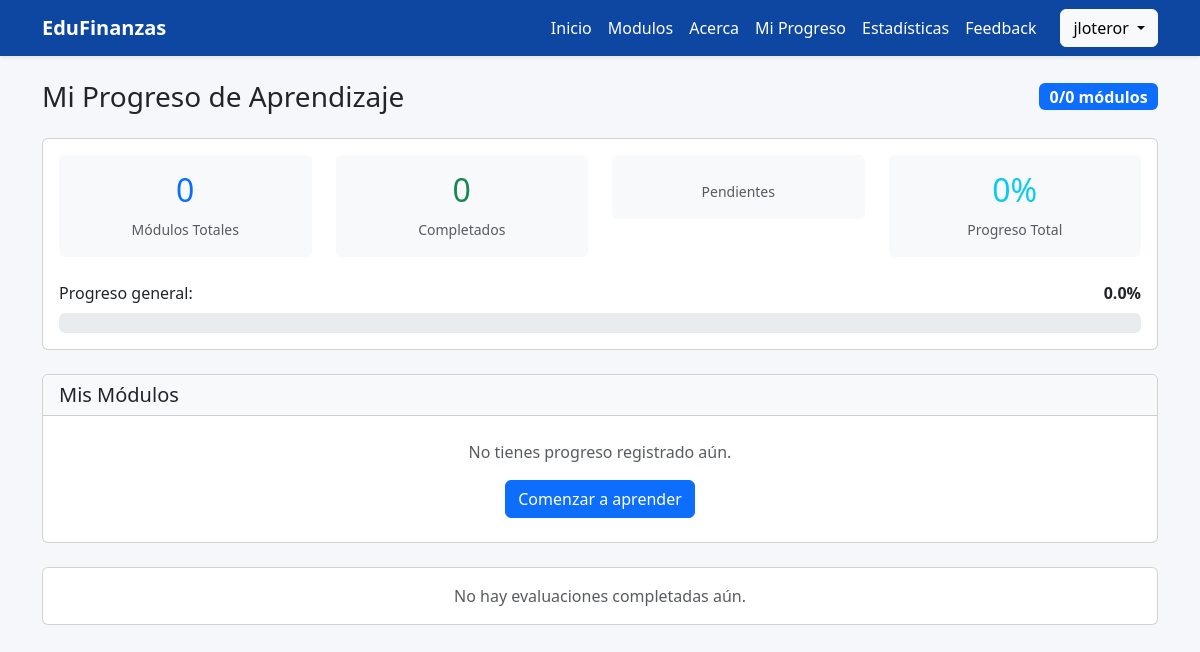
The page /progreso/ (signed in) on the database as committed earlier.
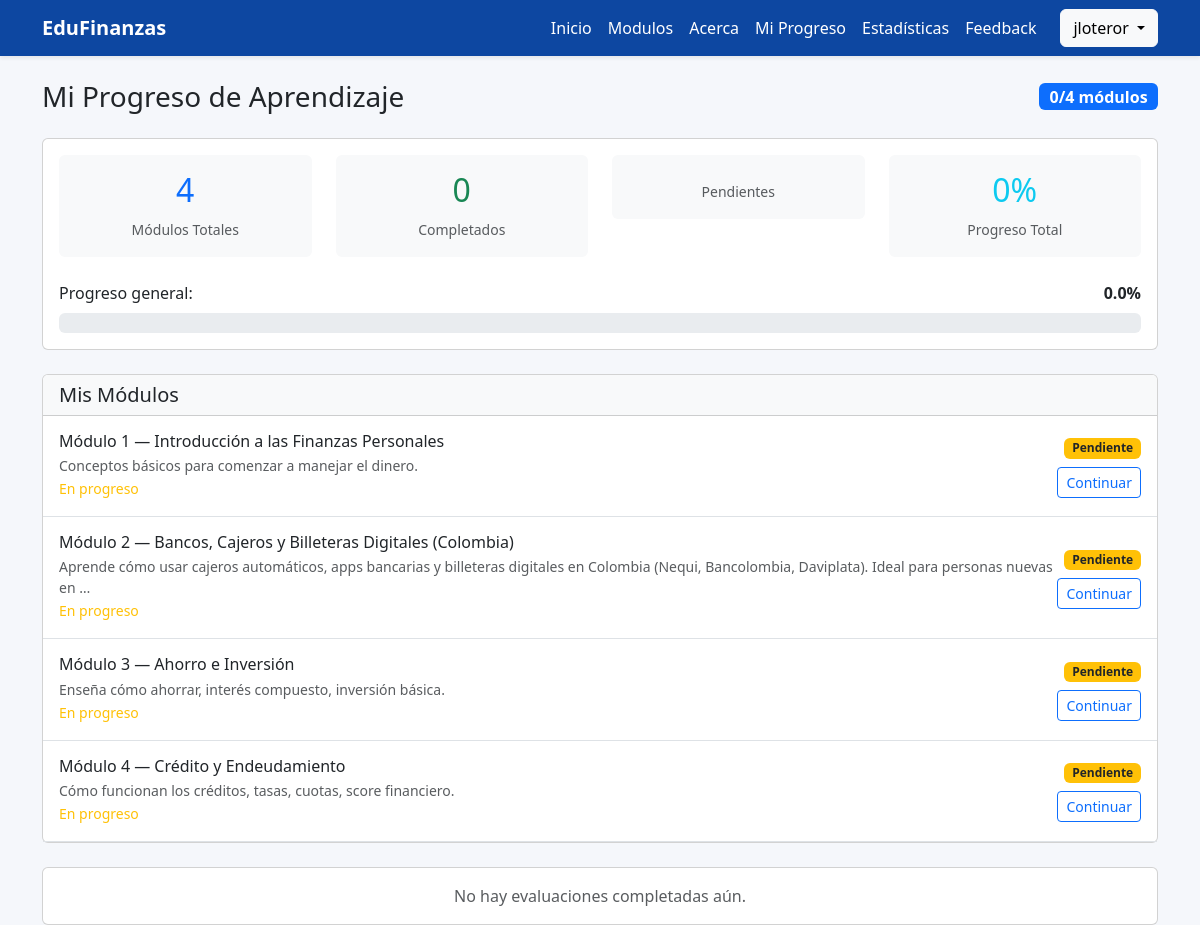
The same page on the database as committed later.
### pagina_principal/models.py (models this page shows, shortened)
class Progreso(models.Model):
    usuario = models.ForeignKey('auth.User', on_delete=models.CASCADE)
    modulo = models.ForeignKey(Modulo, on_delete=models.CASCADE)
    completado = models.BooleanField(default=False)
    fecha_completado = models.DateTimeField(blank=True, null=True)
    class Meta:
        unique_together = ('usuario', 'modulo')
        verbose_name = "Progreso"
        verbose_name_plural = "Progresos"

class Modulo(models.Model):
    titulo = models.CharField(max_length=200, verbose_name="Título del Módulo")
    descripcion = models.TextField(verbose_name="Descripción del módulo")
    orden = models.PositiveIntegerField(default=1, verbose_name="Orden en el curso")
    publicado = models.BooleanField(default=True, verbose_name="Publicado")
    fecha_creacion = models.DateTimeField(auto_now_add=True)
    class Meta:
        ordering = ['orden']
        verbose_name = "Módulo"
        verbose_name_plural = "Módulos"

### pagina_principal/views.py (the view, shortened to what this page needs)
# urls.py: path('progreso/', views.ver_progreso, name='ver_progreso'),
def ver_progreso(request):
    if request.user.is_authenticated:
        modulos_progreso = Progreso.objects.filter(usuario=request.user).select_related('modulo')
        total_modulos = Modulo.objects.filter(publicado=True).count()
        modulos_completados = modulos_progreso.filter(completado=True).count()
        intentos = IntentoEvaluacion.objects.filter(usuario=request.user, completado=True)
        modulos_pendientes = total_modulos - modulos_completados
    contexto = {
        'modulos_progreso': modulos_progreso,
        'total_modulos': total_modulos,
        'modulos_completados': modulos_completados,
        'modulos_pendientes': modulos_pendientes,
        'intentos': intentos,
        'porcentaje_completado': (modulos_completados / total_modulos * 100) if total_modulos > 0 else 0,
    }
    return render(request, 'evaluacion/progreso.html', contexto)

### templates/evaluacion/progreso.html (shortened to what the changed rows need)
{% extends 'base.html' %}
{% block content %}
<div class="row">
    <div class="col-12">
        <div class="d-flex justify-content-between align-items-center mb-4">
            <h1 class="h3 mb-0">Mi Progreso de Aprendizaje</h1>
            <span class="badge bg-primary fs-6">{{ modulos_completados }}/{{ total_modulos }} módulos</span>
        </div>
        <div class="card mb-4">
            <div class="card-body">
                <div class="row text-center">
                    <div class="col-md-3">
                        <div class="card bg-light border-0">
                            <div class="card-body">
                                <h2 class="text-primary">{{ total_modulos }}</h2>
                                <small class="text-muted">Módulos Totales</small>
                            </div>
                        </div>
                    </div>
                    <div class="col-md-3">
                        <div class="card bg-light border-0">
                            <div class="card-body">
                                <h2 class="text-success">{{ modulos_completados }}</h2>
                            </div>
                        </div>
                    </div>
                    <div class="col-md-3">
                        <div class="card bg-light border-0">
                            <div class="card-body">
                                <h2 class="text-info">{{ porcentaje_completado|floatformat:0 }}%</h2>
                            </div>
                        </div>
                    </div>
                </div>
            </div>
        </div>
        <div class="card">
            <div class="card-body p-0">
                {% for progreso in modulos_progreso %}
                <div class="border-bottom p-3">
                    <div class="d-flex justify-content-between align-items-center">
                        <div class="flex-grow-1">
                            <h6 class="mb-1">{{ progreso.modulo.titulo }}</h6>
                            <p class="text-muted small mb-0">{{ progreso.modulo.descripcion|truncatewords:20 }}</p>
                            {% if progreso.completado %}
                            <small class="text-success">
                                {% if progreso.fecha_completado %}
                                    Completado el {{ progreso.fecha_completado|date:"d/m/Y" }}
                                {% else %}
                                    Completado
                                {% endif %}
                            </small>
                            {% else %}
                            <small class="text-warning">
                                En progreso
                            </small>
                            {% endif %}
                        </div>
                        <div class="text-end">
                            {% if progreso.completado %}
                            <span class="badge bg-success">Completado</span>
                            {% else %}
                            <span class="badge bg-warning text-dark">Pendiente</span>
                            {% endif %}
                            <div class="mt-2">
                                <a href="{% url 'detalle_modulo' progreso.modulo.id %}"
                                   class="btn btn-sm btn-outline-primary">
                                    {% if progreso.completado %}Revisar{% else %}Continuar{% endif %}
                                </a>
                            </div>
                        </div>
                    </div>
                </div>
                {% empty %}
                <div class="text-center py-4">
                    {% if user.is_authenticated %}
                    <p class="text-muted">No tienes progreso registrado aún.</p>
                    {% else %}
                    <p class="text-muted">Inicia sesión para ver tu progreso.</p>
                    {% endif %}
                    <a href="{% url 'aprende' %}" class="btn btn-primary">Comenzar a aprender</a>
                </div>
                {% endfor %}
            </div>
        </div>
    </div>
</div>
    {% endblock %}

Rows that differ between the two databases and show on the page:
added Progreso: modulo.titulo "Módulo 1 — Introducción a las Finanzas Personales", modulo.descripcion "Conceptos básicos para comenzar a manejar el dinero.", completado "En progreso"
added Progreso: modulo.titulo "Módulo 2 — Bancos, Cajeros y Billeteras Digitales (Colombia)", modulo.descripcion "Aprende cómo usar cajeros automáticos, apps bancarias y billeteras digitales en Colombia (Nequi, Bancolombia, Daviplata). Ideal para personas nuevas en …", completado "En progreso"
added Progreso: modulo.titulo "Módulo 3 — Ahorro e Inversión", modulo.descripcion "Enseña cómo ahorrar, interés compuesto, inversión básica.", completado "En progreso"
added Progreso: modulo.titulo "Módulo 4 — Crédito y Endeudamiento", modulo.descripcion "Cómo funcionan los créditos, tasas, cuotas, score financiero.", completado "En progreso"
Other text that changed with them:
{{ total_modulos }}: "0" → "4"
text no longer shown: "No tienes progreso registrado aún. Comenzar a aprender"
